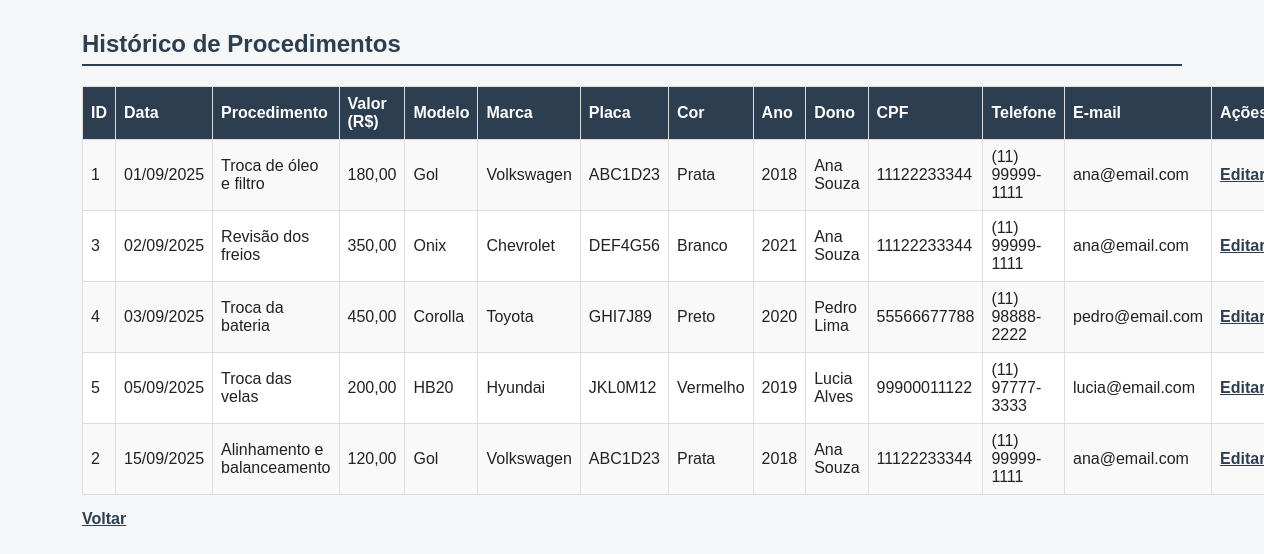
The page /oficina/historico.php (signed in) on the database its author committed.
### tables this page shows
CREATE TABLE `procedimentos` (
  `id` int NOT NULL,
  `carro_id` int NOT NULL,
  `data` date NOT NULL,
  `descricao` varchar(255) NOT NULL,
  `valor` decimal(8,2) DEFAULT NULL
);

CREATE TABLE `carros` (
  `id` int NOT NULL,
  `dono_id` int NOT NULL,
  `modelo` varchar(50) NOT NULL,
  `marca` varchar(50) NOT NULL,
  `placa` varchar(10) DEFAULT NULL,
  `cor` varchar(30) DEFAULT NULL,
  `ano` int DEFAULT NULL
);

CREATE TABLE `dono` (
  `id` int NOT NULL,
  `nome` varchar(100) NOT NULL,
  `cpf` varbinary(255) NOT NULL,
  `telefone` varchar(20) DEFAULT NULL,
  `email` varchar(100) DEFAULT NULL
);

### oficina/config.php (called while the page is built, shortened)
<?php
$chave = "saep2026";
?>

### oficina/historico.php (the view, shortened to what this page needs)
<?php
include 'config.php';
$sql = "SELECT p.id, p.data, p.descricao, p.valor,
               c.modelo, c.marca, c.placa, c.cor, c.ano,
               d.nome AS dono_nome, CAST(AES_DECRYPT(d.cpf, '$chave') AS CHAR) AS dono_cpf,
               d.telefone, d.email
        FROM procedimentos p
        JOIN carros c ON p.carro_id = c.id
        JOIN dono d ON c.dono_id = d.id
        ORDER BY p.data";
$result = $conn->query($sql);
?>
<link rel="stylesheet" href="css/style.css">
<h2>Histórico de Procedimentos</h2>
<table border="1" cellpadding="5">
    <tr>
        <th>ID</th>
        <th>Data</th>
        <th>Procedimento</th>
        <th>Valor (R$)</th>
        <th>Modelo</th>
        <th>Marca</th>
        <th>Placa</th>
        <th>Cor</th>
        <th>Ano</th>
        <th>Dono</th>
        <th>CPF</th>
        <th>Telefone</th>
        <th>E-mail</th>
        <th>Ações</th>
    </tr>
    <?php while($row = $result->fetch_assoc()): ?>
    <tr>
        <td><?= intval($row['id']) ?></td>
        <td><?= date('d/m/Y', strtotime($row['data'])) ?></td>
        <td><?= htmlspecialchars($row['descricao']) ?></td>
        <td><?= number_format($row['valor'], 2, ',', '.') ?></td>
        <td><?= htmlspecialchars($row['modelo']) ?></td>
        <td><?= htmlspecialchars($row['marca']) ?></td>
        <td><?= htmlspecialchars($row['placa'] ?? '') ?></td>
        <td><?= htmlspecialchars($row['cor'] ?? '') ?></td>
        <td><?= htmlspecialchars($row['ano'] ?? '') ?></td>
        <td><?= htmlspecialchars($row['dono_nome']) ?></td>
        <td><?= htmlspecialchars($row['dono_cpf'] ?? '') ?></td>
        <td><?= htmlspecialchars($row['telefone'] ?? '') ?></td>
        <td><?= htmlspecialchars($row['email'] ?? '') ?></td>
        <td>
            <a href="editar_procedimento.php?id=<?= $row['id'] ?>">Editar</a>
        </td>
    </tr>
    <?php endwhile; ?>
</table>
<a href="principal.php">Voltar</a>

### oficina/css/style.css (style rules this page uses)
h2 { color: #2c3e50; border-bottom: 2px solid #2c3e50; padding-bottom: 6px; }
table { width: 100%; border-collapse: collapse; background: #fff; margin: 15px 0; }
th, td { padding: 8px; border: 1px solid #ddd; text-align: left; }
th { background: #2c3e50; color: #fff; }
tr:nth-child(even) td { background: #f9f9f9; }
a { color: #2c3e50; font-weight: bold; margin-right: 12px; }

### rows shown on the page
procedimentos: id "1", data "01/09/2025", descricao "Troca de óleo e filtro", valor "180,00", carro.modelo "Gol", carro.marca "Volkswagen", carro.placa "ABC1D23", carro.cor "Prata", carro.ano "2018", dono.nome "Ana Souza", dono_cpf "11122233344", dono.telefone "(11) 99999-1111", dono.email "ana@email.com"
procedimentos: id "3", data "02/09/2025", descricao "Revisão dos freios", valor "350,00", carro.modelo "Onix", carro.marca "Chevrolet", carro.placa "DEF4G56", carro.cor "Branco", carro.ano "2021", dono.nome "Ana Souza", dono_cpf "11122233344", dono.telefone "(11) 99999-1111", dono.email "ana@email.com"
procedimentos: id "4", data "03/09/2025", descricao "Troca da bateria", valor "450,00", carro.modelo "Corolla", carro.marca "Toyota", carro.placa "GHI7J89", carro.cor "Preto", carro.ano "2020", dono.nome "Pedro Lima", dono_cpf "55566677788", dono.telefone "(11) 98888-2222", dono.email "pedro@email.com"
procedimentos: id "5", data "05/09/2025", descricao "Troca das velas", valor "200,00", carro.modelo "HB20", carro.marca "Hyundai", carro.placa "JKL0M12", carro.cor "Vermelho", carro.ano "2019", dono.nome "Lucia Alves", dono_cpf "99900011122", dono.telefone "(11) 97777-3333", dono.email "lucia@email.com"
procedimentos: id "2", data "15/09/2025", descricao "Alinhamento e balanceamento", valor "120,00", carro.modelo "Gol", carro.marca "Volkswagen", carro.placa "ABC1D23", carro.cor "Prata", carro.ano "2018", dono.nome "Ana Souza", dono_cpf "11122233344", dono.telefone "(11) 99999-1111", dono.email "ana@email.com"
